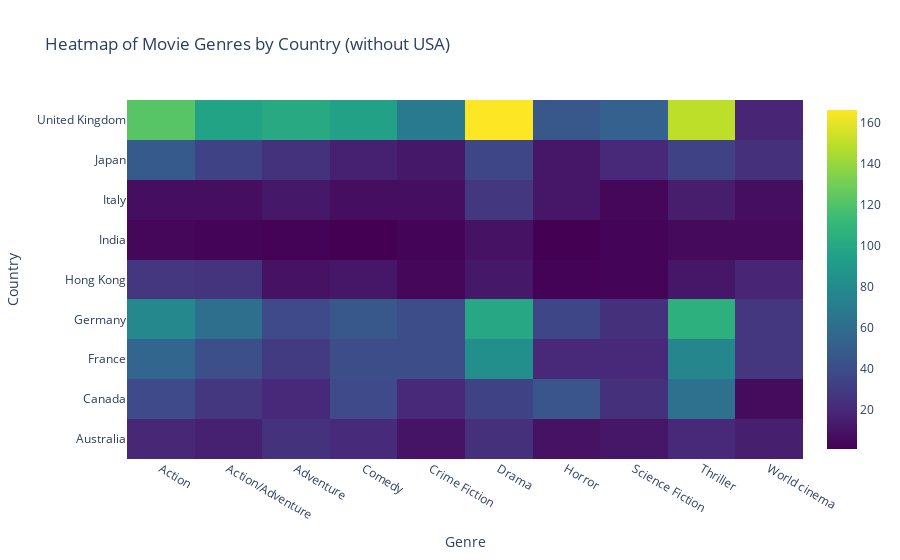

This figure's notebook cell:
### Markdown cell above
As we can see, since there are a lot more movies from the USA, we can't really see the variation between genres for the rest of the countries. 
Therefore, we decided to check out the genre frequency of the USA movies alone, and repeat the visualization for the rest of the countries.

First, let's remove the USA from list of countries of interest.

### Code cell
#Define the countries of interest
countries_of_interest = ["United Kingdom", "India", "Japan",
        "France", "Germany", "Canada", "Italy", "Hong Kong", "Australia"]

#Only keep elements of the exploded data that have one of the countries of interest and one of the genres of interest
temp_countries = exploded_countries_genres[
    exploded_countries_genres['Countries'].isin(countries_of_interest) & 
    exploded_countries_genres['Genres'].isin(genres_of_interest)]

# Create a pivot table with countries as rows, genres as columns, and counts as values
heatmap_set_countries = pd.pivot_table(temp_countries, index='Countries', columns='Genres', aggfunc='size', fill_value=0)

# Create a heatmap using Plotly
fig = go.Figure(data=go.Heatmap(
    z=heatmap_set_countries.values,
    x=heatmap_set_countries.columns,
    y=heatmap_set_countries.index,
    colorscale='Viridis'  # Using the Viridis color palette
))

# Update layout for a better appearance
fig.update_layout(
    title='Heatmap of Movie Genres by Country (without USA)',
    xaxis_title='Genre',
    yaxis_title='Country'
)

# Show the figure
fig.show()

### Figure 1 — Plotly figure (JSON) as saved in the notebook; plotly's stock layout.template omitted (floating-point values rounded to 4 significant figures)
{"data": [{"colorscale": [[0, "#440154"], [0.1111, "#482878"], [0.2222, "#3e4989"], [0.3333, "#31688e"], [0.4444, "#26828e"], [0.5556, "#1f9e89"], [0.6667, "#35b779"], [0.7778, "#6ece58"], [0.8889, "#b5de2b"], [1, "#fde725"]], "type": "heatmap", "x": ["Action", "Action/Adventure", "Adventure", "Comedy", "Crime Fiction", "Drama", "Horror", "Science Fiction", "Thriller", "World cinema"], "y": ["Australia", "Canada", "France", "Germany", "Hong Kong", "India", "Italy", "Japan", "United Kingdom"], "z": [[19, 16, 25, 21, 10, 24, 9, 11, 20, 15], [38, 27, 20, 38, 20, 34, 45, 24, 62, 6], [55, 41, 30, 40, 40, 83, 20, 20, 77, 27], [78, 61, 38, 46, 40, 99, 36, 24, 105, 27], [27, 26, 9, 11, 4, 12, 2, 3, 11, 18], [4, 3, 2, 1, 3, 9, 1, 3, 5, 5], [7, 7, 12, 7, 7, 28, 11, 4, 14, 7], [48, 34, 25, 16, 12, 36, 11, 20, 34, 24], [122, 96, 101, 95, 69, 166, 46, 52, 150, 18]]}], "layout": {"title": {"text": "Heatmap of Movie Genres by Country (without USA)"}, "xaxis": {"title": {"text": "Genre"}}, "yaxis": {"title": {"text": "Country"}}}}
